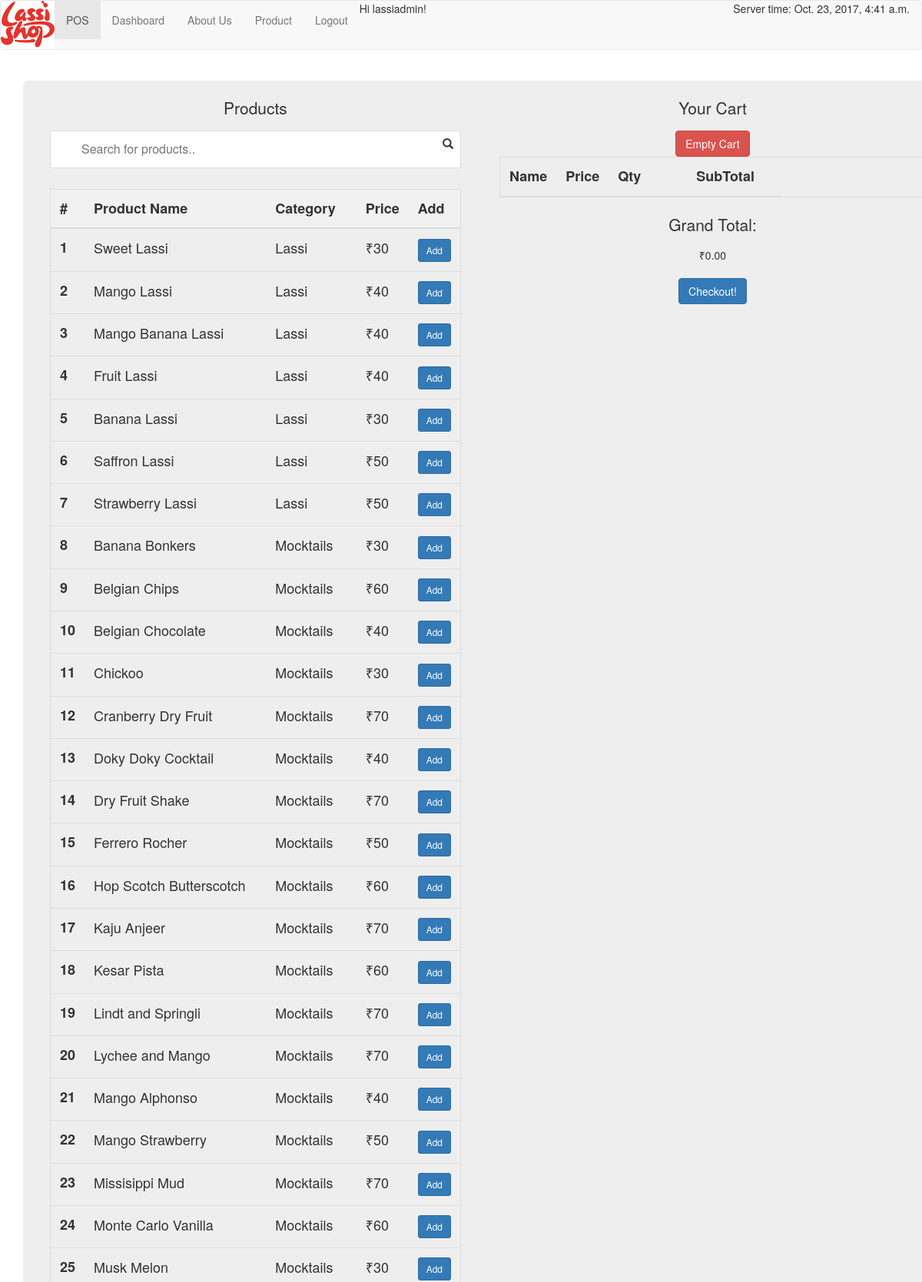
Screenshot of /sales/POS/ (signed in, upper part) with the database file from the repository.
### sales/models.py (models this page shows, shortened)
class Product(models.Model):
    product_name = models.CharField(max_length=50, unique=True)
    category = models.ForeignKey(Category)
    price = models.PositiveIntegerField(default= 0)
    available = models.BooleanField(default=True)
    class Meta:
        verbose_name_plural = 'Products'

class Category(models.Model):
    product_category = models.CharField(max_length=50)
    def __unicode__(self):
        return '%s' % (self.product_category)
    class Meta:
        verbose_name_plural = 'Categories'

### sales/views.py (the view)
class POSView(TemplateView):
    template_name = 'sales/pos.html'
    def get_context_data(self, **kwargs):
        context = super(POSView, self).get_context_data(**kwargs)
        context['mytime'] = localtime(now())
        context['prod_list'] = Product.objects.filter(available=True).order_by('category')
        return context

### templates/sales/pos.html (shortened to what this page needs)
{% extends "base.html" %}
{% block sales %}
{% load static %}
<div class="container">
          <div class="row">
              <div class="col-sm-6" style="background-color:;padding:10px;">
                  <div class="container">
                      <p> Products</p>
                      <div class="form-group has-feedback">
                           <input type="text" id="myInput" onkeyup="myFunction()" placeholder="Search for products..">
                     </div>
                      <table class="table table-sm table-responsive" id="myTable">
                          <thead>
                            <tr class="header">
                                <th>#</th>
                                <th>Product Name</th>
                                <th>Category</th>
                                <th>Price</th>
                                <th>Add</th>
                            </tr>
                          </thead>
                          <tbody>
                          {% regroup prod_list by category as products_by_category %}
                          {% for c in products_by_category %}
                          {% for p in c.list %}
                            <tr>
                                 <div class="simpleCart_shelfItem">
                                        <th scope="{{ p.id }}">{{ p.id }}</th>
                                            <td class="item_name">{{ p.product_name }}</td>
                                            <td>{{ p.category }}</td>
                                            <td class="item_price"> &#x20B9;{{ p.price }}</td>
                                     <td> <button class="item_add btn btn-sm btn-primary" href="javascript:;" onclick="simpleCart.add({name:'{{p.product_name}}', price:{{ p.price }}, quantity:1 });">Add </button></td>
                                 </div>
                            </tr>
                          {% endfor %}
                          {% endfor %}
                          </tbody>
                      </table>
                </div>
              </div>
              <div class="col-sm-6" style="padding:10px;position:relative;">
                  <div class="container" style="position:absolute;">
				    <p>Your Cart</p>
                      <table class="table table-sm table-responsive table-bordered table-condensed table-hover"  id="myTable">
                          <thead class="thead-inverse">
                          <tr> <button href="javascript:;" class="simpleCart_empty btn btn-danger">Empty Cart</button> </tr>
                          </thead>
                        <tbody>
                        <tr class="simpleCart_items"> </tr>
                        </tbody>
                      </table>
                      <p>Grand Total:</p>
                      <div class="simpleCart_grandTotal"> Grand Total</div>
                  <br>
                  <button class="btn btn-primary simpleCart_checkout"> Checkout!</button>
                  </div>
              </div>
          </div>
</div>
{% endblock sales %}

### templates/base.html (shortened to what this page needs)
<!DOCTYPE html>
{% load staticfiles %}
<html lang="en">
<head>
    <link rel="stylesheet" href="https://maxcdn.bootstrapcdn.com/bootstrap/3.3.7/css/bootstrap.min.css">
    {% load static %}
    <link rel="stylesheet" type="text/css" href="{% static 'css/style.css' %}" />
</head>
<body>
    <nav class="navbar navbar-default" role="navigation">
      <div class="navbar-header">
      <a href="/" class="navbar-left"><img style="max-width:70px; max-height:70px; " src="{% static "images/lassishop.png" %}"></a>
      </div>
      <div class="collapse navbar-collapse" id="example-navbar-collapse">
        <ul class="nav navbar-nav navbar-center">
            <li class="active"><a href="{% url 'sales:index' %}">POS</a></li>
            <li><a data-toggle="tab" href="#dashboard">Dashboard</a></li>
            <li><a data-toggle="tab" href="#">About Us</a></li>
            {% if user.is_authenticated %}
                     Hi {{ user.username }}!
            <li><a href="{% url 'sales:productlist' %}">Product</a></li>
            <li><a  href="{% url 'logout' %}">Logout</a></li>
            {% else %}
            <li><a  href="{% url 'login' %}" >Login</a></li>
            {% endif %}
        </ul>
          <p align="right"> Server time: {{ mytime }}</p>
        </div>
      </nav>
    <div id="particles-js">
        <br>
        <div class="container">
            <div class="jumbotron" style="position: absolute; padding: 10px;">
            <center>
                {% block sales %}
                {% endblock sales%}
    </center>
</div>
</div>
    </div>
<br>
<br>
</body>
</html>

### static/css/style.css (style rules this page uses)
html { position: relative; min-height: 100%; }
body { margin-bottom: 60px; }
#myInput { background-position: 10px 12px; background-repeat: no-repeat; width: 100%; font-size: 16px; padding: 12px 20px 12px 40px; border: 1px solid #ddd; margin-bottom: 12px; }
#myTable { border-collapse: collapse; width: 100%; border: 1px solid #ddd; font-size: 18px; }
#myTable th, #myTable td { text-align: left; padding: 12px; }
#myTable tr { border-bottom: 1px solid #ddd; }
#myTable tr.header, #myTable tr:hover { background-color: #f1f1f1; }

### rows the page displays
Product: id "1", product_name "Sweet Lassi", category "Lassi", price "30"
Product: id "2", product_name "Mango Lassi", category "Lassi", price "40"
Product: id "3", product_name "Mango Banana Lassi", category "Lassi", price "40"
Product: id "4", product_name "Fruit Lassi", category "Lassi", price "40"
Product: id "5", product_name "Banana Lassi", category "Lassi", price "30"
Product: id "6", product_name "Saffron Lassi", category "Lassi", price "50"
Product: id "7", product_name "Strawberry Lassi", category "Lassi", price "50"
Product: id "8", product_name "Banana Bonkers", category "Mocktails", price "30"
Product: id "9", product_name "Belgian Chips", category "Mocktails", price "60"
Product: id "10", product_name "Belgian Chocolate", category "Mocktails", price "40"
Product: id "11", product_name "Chickoo", category "Mocktails", price "30"
Product: id "12", product_name "Cranberry Dry Fruit", category "Mocktails", price "70"
Product: id "13", product_name "Doky Doky Cocktail", category "Mocktails", price "40"
Product: id "14", product_name "Dry Fruit Shake", category "Mocktails", price "70"
Product: id "15", product_name "Ferrero Rocher", category "Mocktails", price "50"
Product: id "16", product_name "Hop Scotch Butterscotch", category "Mocktails", price "60"
Product: id "17", product_name "Kaju Anjeer", category "Mocktails", price "70"
Product: id "18", product_name "Kesar Pista", category "Mocktails", price "60"
Product: id "19", product_name "Lindt and Springli", category "Mocktails", price "70"
Product: id "20", product_name "Lychee and Mango", category "Mocktails", price "70"
Product: id "21", product_name "Mango Alphonso", category "Mocktails", price "40"
Product: id "22", product_name "Mango Strawberry", category "Mocktails", price "50"
Product: id "23", product_name "Missisippi Mud", category "Mocktails", price "70"
Product: id "24", product_name "Monte Carlo Vanilla", category "Mocktails", price "60"
Product: id "25", product_name "Musk Melon", category "Mocktails", price "30"

### other values shown
{{ user.username }} "lassiadmin"
{{ mytime }} "Oct. 23, 2017, 4:41 a.m."
